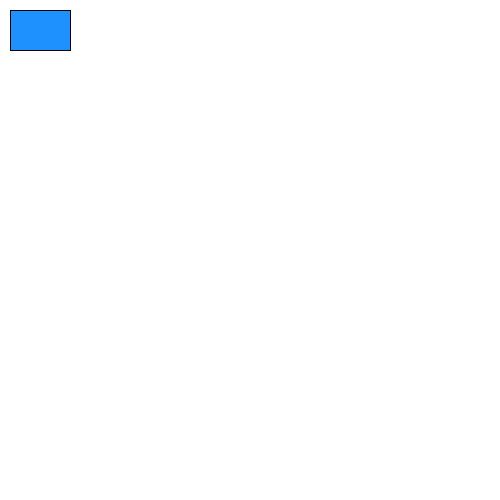
Frame 1 (no input)
Frame 60 (the mouse pressed at the canvas centre just before this capture): identical to frame 1, image omitted
Frame 120 (the mouse held since frame 60 and released just before this capture): identical to frame 1, image omitted

The Processing sketch that drew this single still picture (run headless with seeded random() and noise(); from frame 60 on, the mouse is pressed at the canvas centre):

// Processing sketch: buttonSolution
// ── buttonSolution.pde
int DIA = 30;
int buttonWidth = 60;
int buttonHeight = 40;
int offset = 10;

boolean blue = true;

void setup() {
  size(500, 500);
  background(255);
  fill(30, 145, 255); // set to blue
}

void draw() {
  rect(offset, offset, buttonWidth, buttonHeight); //draw button
}

void mouseClicked() {
  if (mouseX > offset && mouseX < offset + buttonWidth 
    && mouseY > offset && mouseY < offset + buttonHeight) { // if button pressed
    blue = !blue;
    
    // change fill colour
    if (blue) {
      fill(30, 145, 255);
    } else {
      fill(255, 140, 0);
    }
  } else {
    ellipse(mouseX, mouseY, DIA, DIA);
  }
}
